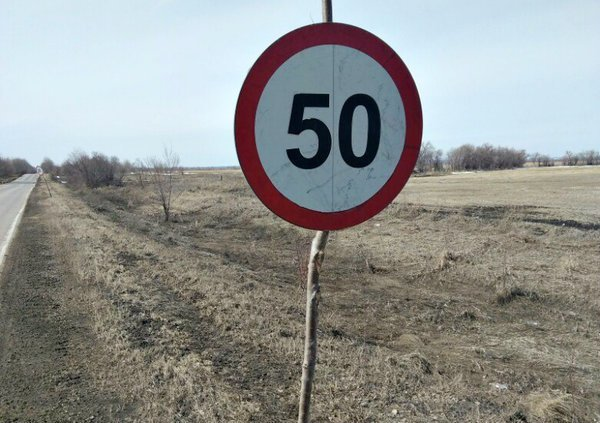
#> input picture road_sign.jpg, 600 x 423 px
$ jupyter execute read_info.ipynb
#> lines starting #> are read from the running program, lines starting #| are printed output that depends on the picture; after the words box and inside, x2 and y2 are one past the last pixel; in counts of white or black regions, pixels touching at a corner belong together
Задание

Считать информацию из найденного объекта (из bar\qr кода, определение дорожного знака, номера на регистрационном знаке автомобиля).

[cell 1]
import cv2 as cv
import numpy as np
import matplotlib.pyplot as plt

# Дорожный знак

[cell 2]
road_sign_row = cv.imread("road_sign.jpg")[:,:,::-1]

plt.imshow(road_sign_row, interpolation = 'none');

Картинка в тонах серого, значения по линии 50

[cell 3]
road_sign = cv.cvtColor(road_sign_row, cv.COLOR_BGR2GRAY)
plt.plot(road_sign[100])
#> figure, not shown here; curve peaks at x = 421, y = 254

Черный и красный выделяются. Сделаю бинарную картинку, отрезав значения

[cell 4]
road_sign_gray_bin = []
for row in road_sign:
    new_row = []
    for elem in row:
        if elem < 50:
            new_row += [1]
        else:
            new_row += [0]
    road_sign_gray_bin += [new_row]
#> after the loop, road_sign_gray_bin = 423 items
road_sign_gray_bin = np.array(road_sign_gray_bin, dtype='uint8')
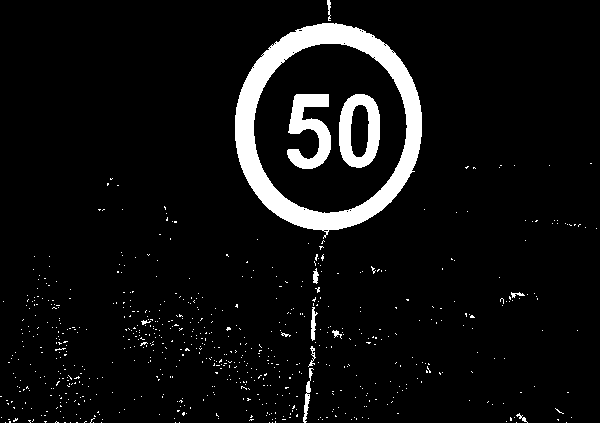
#> road_sign_gray_bin: shape (423, 600); values 0 (black) and 1 (white), 6.3% white; 699 white regions (686 under 20 px), largest, box (x1, y1, x2, y2) and area: (235, 23, 422, 239) 10343, (287, 94, 331, 169) 1809, (339, 94, 380, 168) 1778
plt.imshow(road_sign_gray_bin)

Поиск компонент на картинке

[cell 5]
reval, labels, stats, centroids = cv.connectedComponentsWithStats(road_sign_gray_bin)
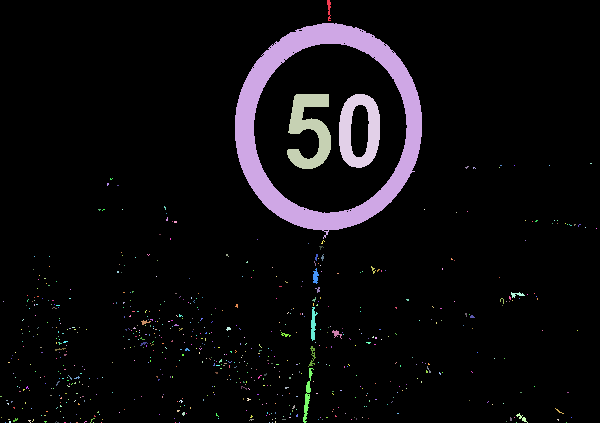
#> labels: shape (423, 600) int32; 700 distinct labels, from 0 to 699; one colour per label, 0 black
#> reval = 700; stats = 700 rows, first 6: [0, 0, 600, 423, 237842], [327, 0, 4, 21, 50], [235, 23, 187, 216, 10343], [287, 94, 44, 75, 1809], [339, 94, 41, 74, 1778], [590, 163, 2, 1, 2]; centroids = 700 pairs, first value 0.5 to 596, second value 8.6 to 422
stats = sorted(stats, key= lambda stat: stat[cv.CC_STAT_AREA], reverse = True)
#> stats = 700 items, first 6: [0, 0, 600, 423, 237842], [235, 23, 187, 216, 10343], [287, 94, 44, 75, 1809], [339, 94, 41, 74, 1778], [303, 368, 11, 55, 188], [311, 307, 7, 34, 124]
img_cont = road_sign_row.copy()
for obj in stats:
    left, top, wight, height, area = obj
    cv.rectangle(img_cont, (left,top), (left+wight,top+height), (255, 69, 0), 3);
#> this loop made 700 passes
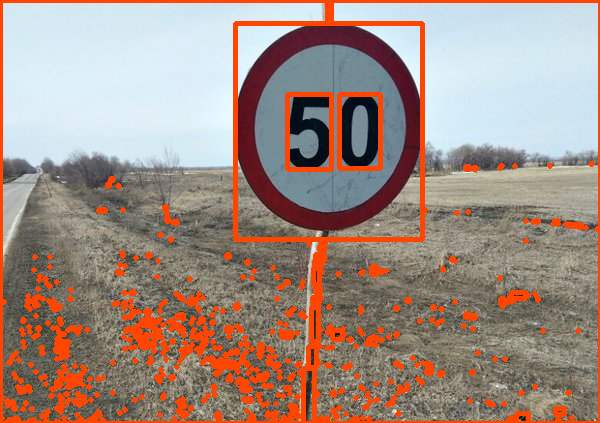
#> img_cont: shape (423, 600, 3); mean R, G, B 161.6, 141.3, 130.8
plt.imshow(img_cont, cmap = 'gray')

Цифры отлично выделяются в отдельные компоненты

[cell 6]
img_cont = road_sign_row.copy()
left, top, wight, height, area = stats[2]
#> left = 287; top = 94; wight = 44; height = 75; area = 1809
cv.rectangle(img_cont, (left-2,top-2), (left+wight+2,top+height+2), (255, 69, 0), 3);

left, top, wight, height, area = stats[3]
#> left = 339; wight = 41; height = 74; area = 1778
cv.rectangle(img_cont, (left-2,top-2), (left+wight+2,top+height+2), (255, 69, 0), 3);
plt.imshow(img_cont, cmap = 'gray')

Создание меток с цифрами

[cell 7]
font = cv.QT_FONT_NORMAL
#> font = 50
fontScale = 1
lineType = cv.LINE_4
#> lineType = 4

plt.figure(figsize=(16, 6))
numbs = [0, 1, 2, 3, 4, 5, 6, 7, 8, 9]
imgs = []
for numb in numbs:
    count = numb + 1
    ax = plt.subplot(2,5,count)
    img = np.zeros((30, 25), "uint8")
    #img = cv.erode(cv.putText(img,f'{numb}', (1, 25),
    #            font, fontScale, 200, lineType), None, iterations = 1);
    cv.putText(img,f'{numb}', (1, 25),
                font, fontScale, 200, lineType)
    ax.imshow( img, interpolation = 'none' );
    ax.set_title(f'Цифра {numb}')
    imgs += [img]
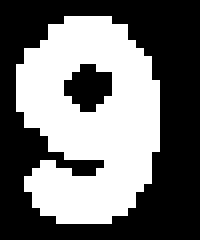
#> img: shape (30, 25) (shown 8 times larger); values 0 (black) and 200 (white), 44.4% white; 1 white region, box (x1, y1, x2, y2) and area: (2, 2, 20, 28) 333
#> after the loop, imgs = 10 items

plt.tight_layout()
plt.subplots_adjust(top=0.88)
plt.show()
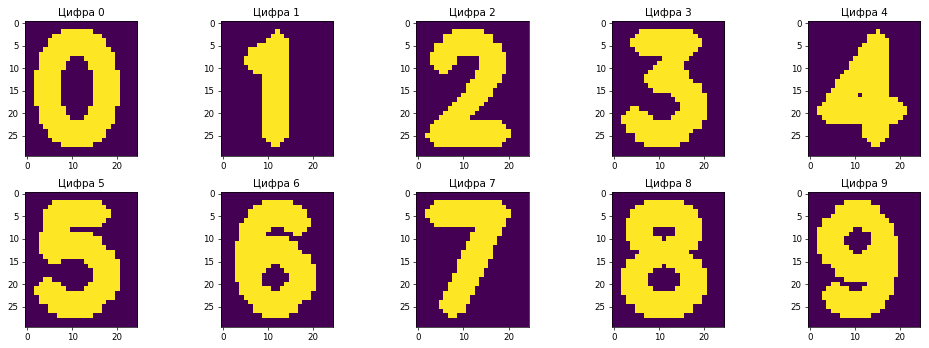
#> figure drawn by matplotlib, 10 panels

Вырезание цифр

[cell 8]
left, top, wight, height, area = stats[2]
#> left = 287; wight = 44; height = 75; area = 1809
x1, y1, x2, y2 = left-10,top-10, left+wight+10,top+height+10 #вырезание с небольшим отступом
#> x1 = 277; y1 = 84; x2 = 341; y2 = 179
img1 = road_sign_gray_bin[y1:y2,x1:x2]
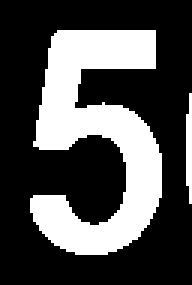
#> img1: shape (95, 64) (shown 3 times larger); values 0 (black) and 1 (white), 30.8% white; 2 white regions, box (x1, y1, x2, y2) and area: (10, 10, 54, 85) 1809, (62, 31, 64, 68) 61
plt.imshow(img1)

[cell 9]
left, top, wight, height, area = stats[3]
#> left = 339; wight = 41; height = 74; area = 1778
x1, y1, x2, y2 = left-10,top-10, left+wight+10,top+height+10 #вырезание с небольшим отступом
#> x1 = 329; x2 = 390; y2 = 178
img2 = road_sign_gray_bin[y1:y2,x1:x2]
#> img2: shape (94, 61); values 0 (black) and 1 (white), 31.6% white; 2 white regions, box (x1, y1, x2, y2) and area: (10, 10, 51, 84) 1778, (0, 48, 2, 69) 36
plt.imshow(img2)

[cell 10]
def multi_search(img_for_find, numbs, imgs):
    centers = []
    #поиск каждой цифры
    for numb, img in zip(numbs, imgs):

        #поиск по изображению разных масштабов
        im2gr_0 = img_for_find.copy() #копирование исходного изображения
        im2gr_1 = cv.pyrDown(im2gr_0)

        ff = 1.  # Исходный масштаб.
        f99 = 0.99  # Шаг масштаба.
        mm = []
        for i in range(80):
            ff = ff * f99
            im2gr__ = cv.resize( im2gr_1, None, fx = ff, fy=ff, interpolation = cv.INTER_CUBIC)
            if im2gr__.shape[0] >= img.shape[0] & im2gr__.shape[1] >= img.shape[1]: #условие что картинка больше шаблона
                cc = cv.matchTemplate(im2gr__, img, cv.TM_CCORR_NORMED)
                # Наилучшее значение при поиске по образцу это значение наиболее близкое к 1.
                mm.append(np.max( cc )) # В список сохраняются максимальные значения.


        #выбор масшатаба с бОльшей корреляцией
        fff = f99**(mm.index(max(mm))+2) # Интегральное значение коеффицинта маштабирования.
        im2gr__ = cv.resize(im2gr_1, None, fx = fff, fy=fff, interpolation = cv.INTER_CUBIC)
        cc = cv.matchTemplate(im2gr__, img, cv.TM_CCORR_NORMED)

        # поиск центра метки
        mrkrs2 = (cc>0.78).astype("uint8")
        if mrkrs2.any():
            retv, lab, stats, cent = cv.connectedComponentsWithStats(im2gr__)
            cent = cent[1:] # Убираем центр фона

            if len(cent) == 1: #на картинке всего одно совпадение должно быть
                print('Цифра', numb, ', корреляция: ', round(np.max( cc ), 2))

                left, top, wight, height, area = stats[1]
                cv.rectangle(im2gr__, (left-1,top-1), (left+wight+1,top+height+1), (1), 1);
                plt.imshow(im2gr__)
                #plt.plot(cent[:,0]+7*fff, cent[:,1]+17*fff, "r*" );
                plt.show()

[cell 11]
prep_img = img1.copy()
prep_img = cv.erode(prep_img, None, iterations=2)
#> prep_img: shape (95, 64); values 0 (black) and 1 (white), 17.3% white; 1 white region, box (x1, y1, x2, y2) and area: (12, 12, 52, 83) 1054
prep_img = cv.dilate(prep_img, None, iterations=4)
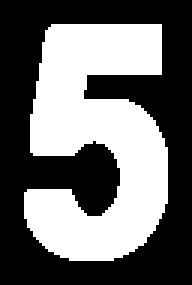
#> prep_img: shape (95, 64) (shown 3 times larger); values 0 (black) and 1 (white), 42.5% white; 1 white region, box (x1, y1, x2, y2) and area: (8, 8, 56, 87) 2586
multi_search(prep_img, numbs, imgs)
#> the loop in multi_search, `for numb, img in zip(numbs, imgs):` made 10 passes
#> (fff, retv, stats, cent, left, top, wight, height) on passes 1, 6: (0.904, 2, [[0, 0, 29, 43, 720], [4, 4, 21, 36, 527]], [[14.31, 20.86]], 4, 4, 21, 36), (0.802, 2, [[0, 0, 26, 38, 583], [3, 3, 19, 32, 405]], [[12.72, 18.03]], 3, 3, 19, 32)
#> fff on passes 2, 3, 4, 5, 7, 8: 0.98, 0.97, 0.802, 0.904, 0.802, 0.923
#| Цифра 0 , корреляция:  0.81
#| Цифра 5 , корреляция:  0.8
#> pass 1, in multi_search, `plt.show()`:
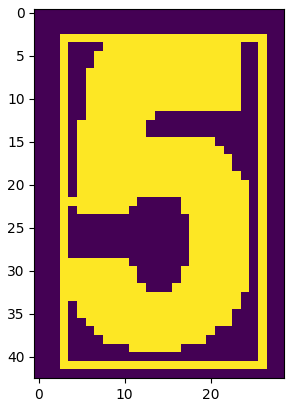
#> figure drawn by matplotlib, 1 panel

[cell 12]
prep_img = img2.copy()
prep_img = cv.erode(prep_img, None, iterations=2)
#> prep_img: shape (94, 61); values 0 (black) and 1 (white), 18.1% white; 1 white region, box (x1, y1, x2, y2) and area: (12, 12, 49, 82) 1038
prep_img = cv.dilate(prep_img, None, iterations=4)
#> prep_img: shape (94, 61); values 0 (black) and 1 (white), 43.9% white; 1 white region, box (x1, y1, x2, y2) and area: (8, 8, 53, 86) 2517
multi_search(prep_img, numbs, imgs)
#> the loop in multi_search (call 2), `for numb, img in zip(numbs, imgs):` made 10 passes
#> (fff, mrkrs2, retv, stats, cent, left, top, wight) on pass 1: (0.818, [0, 0, 0, 0, 0, 0, 0, 1, 0], 2, [[0, 0, 25, 38, 529], [3, 3, 19, 32, 421]], [[12, 18.67]], 3, 3, 19)
#> (fff, mrkrs2) on passes 3, 4, 7, 9, 10: (0.818, [0, 0, 0, 0, 0, 0, 0, 0, 0]), (0.818, [0, 0, 0, 0, 0, 0, 0, 0, 0]), (0.818, [0, 0, 0, 0, 0, 0, 0, 0, 0]), (0.818, [0, 0, 0, 0, 0, 0, 0, 0, 0]), (0.818, [0, 0, 0, 0, 0, 0, 0, 0, 0])
#| Цифра 0 , корреляция:  0.78
#> pass 1, in multi_search (call 2), `plt.show()`:
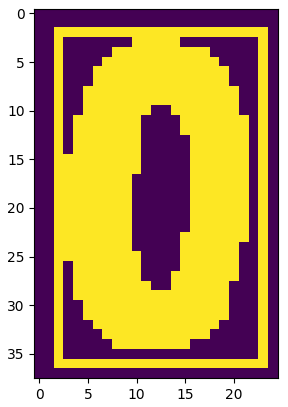
#> figure drawn by matplotlib, 1 panel
#> pass 2, in multi_search (call 2), `im2gr__ = cv.resize(im2gr_1, None, fx = fff, fy=fff, interpolation = c..`:
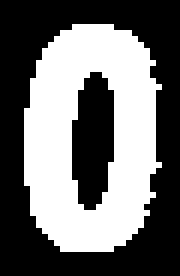
#> im2gr__: shape (46, 30) (shown 6 times larger); values 0 (black) and 1 (white), 43% white; 1 white region, box (x1, y1, x2, y2) and area: (4, 4, 27, 42) 594
